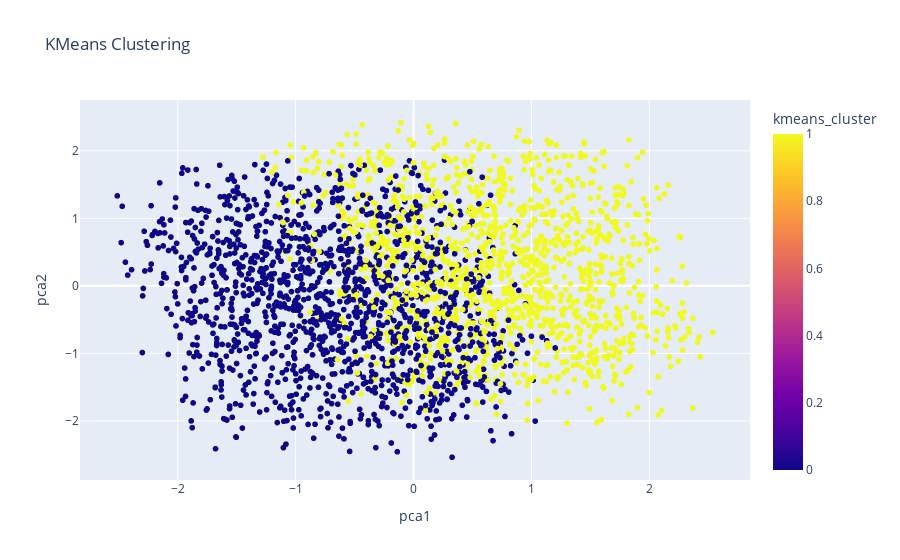
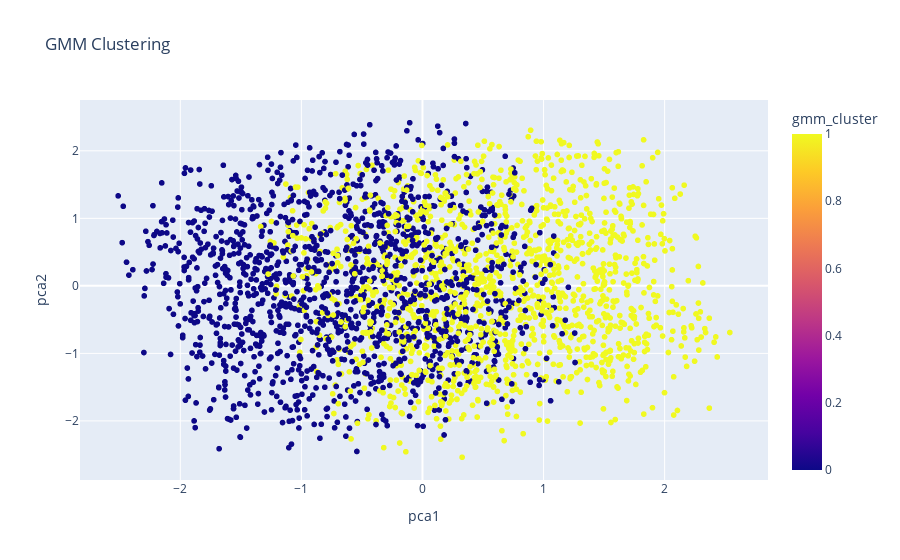
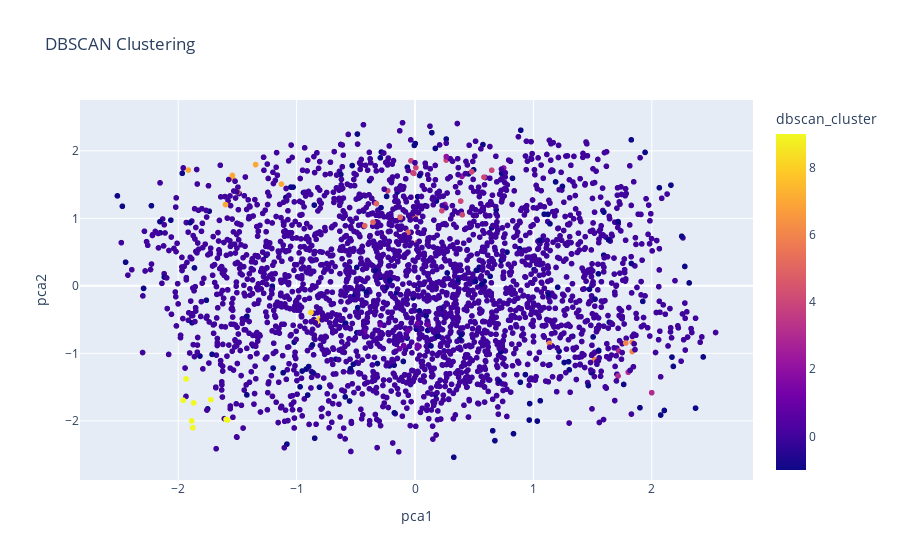
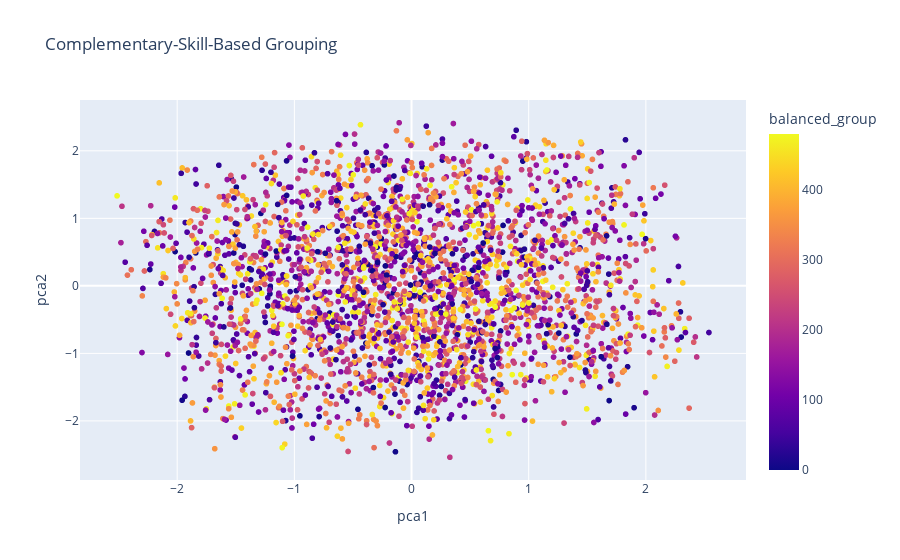

The notebook cell saved with these charts, in order:
### Markdown cell above
### Comparison of Approaches

### Code cell
# --- Visualize Clusters (Approach 1) --- #
pca = PCA(n_components=2)
X_pca = pca.fit_transform(X_scaled)
df['pca1'] = X_pca[:, 0]
df['pca2'] = X_pca[:, 1]

fig_kmeans = px.scatter(df, x='pca1', y='pca2', color='kmeans_cluster', title='KMeans Clustering')
fig_gmm = px.scatter(df, x='pca1', y='pca2', color='gmm_cluster', title='GMM Clustering')
fig_dbscan = px.scatter(df, x='pca1', y='pca2', color='dbscan_cluster', title='DBSCAN Clustering')

fig_kmeans.show()
fig_gmm.show()
fig_dbscan.show()

# --- Visualize Groups (Approach 2) --- #
fig_balanced = px.scatter(df, x='pca1', y='pca2', color='balanced_group', title='Complementary-Skill-Based Grouping')
fig_balanced.show()

### Figure 1 — Plotly figure (JSON) as saved in the notebook; plotly's stock layout.template omitted (floating-point values rounded to 4 significant figures; data arrays with more than 128 entries replaced by an {"elided": "..."} marker saying what was removed)
{"data": [{"hovertemplate": "pca1=%{x}<br>pca2=%{y}<br>kmeans_cluster=%{marker.color}<extra></extra>", "legendgroup": "", "marker": {"color": {"elided": "2880 int values"}, "coloraxis": "coloraxis", "symbol": "circle"}, "mode": "markers", "name": "", "showlegend": false, "type": "scattergl", "x": {"elided": "2880 float values"}, "xaxis": "x", "y": {"elided": "2880 float values"}, "yaxis": "y"}], "layout": {"coloraxis": {"colorbar": {"title": {"text": "kmeans_cluster"}}, "colorscale": [[0, "#0d0887"], [0.1111, "#46039f"], [0.2222, "#7201a8"], [0.3333, "#9c179e"], [0.4444, "#bd3786"], [0.5556, "#d8576b"], [0.6667, "#ed7953"], [0.7778, "#fb9f3a"], [0.8889, "#fdca26"], [1, "#f0f921"]]}, "legend": {"tracegroupgap": 0}, "title": {"text": "KMeans Clustering"}, "xaxis": {"anchor": "y", "domain": [0, 1], "title": {"text": "pca1"}}, "yaxis": {"anchor": "x", "domain": [0, 1], "title": {"text": "pca2"}}}}

### Figure 2 — Plotly figure (JSON) as saved in the notebook; plotly's stock layout.template omitted (floating-point values rounded to 4 significant figures; data arrays with more than 128 entries replaced by an {"elided": "..."} marker saying what was removed)
{"data": [{"hovertemplate": "pca1=%{x}<br>pca2=%{y}<br>gmm_cluster=%{marker.color}<extra></extra>", "legendgroup": "", "marker": {"color": {"elided": "2880 int values"}, "coloraxis": "coloraxis", "symbol": "circle"}, "mode": "markers", "name": "", "showlegend": false, "type": "scattergl", "x": {"elided": "2880 float values"}, "xaxis": "x", "y": {"elided": "2880 float values"}, "yaxis": "y"}], "layout": {"coloraxis": {"colorbar": {"title": {"text": "gmm_cluster"}}, "colorscale": [[0, "#0d0887"], [0.1111, "#46039f"], [0.2222, "#7201a8"], [0.3333, "#9c179e"], [0.4444, "#bd3786"], [0.5556, "#d8576b"], [0.6667, "#ed7953"], [0.7778, "#fb9f3a"], [0.8889, "#fdca26"], [1, "#f0f921"]]}, "legend": {"tracegroupgap": 0}, "title": {"text": "GMM Clustering"}, "xaxis": {"anchor": "y", "domain": [0, 1], "title": {"text": "pca1"}}, "yaxis": {"anchor": "x", "domain": [0, 1], "title": {"text": "pca2"}}}}

### Figure 3 — Plotly figure (JSON) as saved in the notebook; plotly's stock layout.template omitted (floating-point values rounded to 4 significant figures; data arrays with more than 128 entries replaced by an {"elided": "..."} marker saying what was removed)
{"data": [{"hovertemplate": "pca1=%{x}<br>pca2=%{y}<br>dbscan_cluster=%{marker.color}<extra></extra>", "legendgroup": "", "marker": {"color": {"elided": "2880 int values"}, "coloraxis": "coloraxis", "symbol": "circle"}, "mode": "markers", "name": "", "showlegend": false, "type": "scattergl", "x": {"elided": "2880 float values"}, "xaxis": "x", "y": {"elided": "2880 float values"}, "yaxis": "y"}], "layout": {"coloraxis": {"colorbar": {"title": {"text": "dbscan_cluster"}}, "colorscale": [[0, "#0d0887"], [0.1111, "#46039f"], [0.2222, "#7201a8"], [0.3333, "#9c179e"], [0.4444, "#bd3786"], [0.5556, "#d8576b"], [0.6667, "#ed7953"], [0.7778, "#fb9f3a"], [0.8889, "#fdca26"], [1, "#f0f921"]]}, "legend": {"tracegroupgap": 0}, "title": {"text": "DBSCAN Clustering"}, "xaxis": {"anchor": "y", "domain": [0, 1], "title": {"text": "pca1"}}, "yaxis": {"anchor": "x", "domain": [0, 1], "title": {"text": "pca2"}}}}

### Figure 4 — Plotly figure (JSON) as saved in the notebook; plotly's stock layout.template omitted (floating-point values rounded to 4 significant figures; data arrays with more than 128 entries replaced by an {"elided": "..."} marker saying what was removed)
{"data": [{"hovertemplate": "pca1=%{x}<br>pca2=%{y}<br>balanced_group=%{marker.color}<extra></extra>", "legendgroup": "", "marker": {"color": {"elided": "2880 int values"}, "coloraxis": "coloraxis", "symbol": "circle"}, "mode": "markers", "name": "", "showlegend": false, "type": "scattergl", "x": {"elided": "2880 float values"}, "xaxis": "x", "y": {"elided": "2880 float values"}, "yaxis": "y"}], "layout": {"coloraxis": {"colorbar": {"title": {"text": "balanced_group"}}, "colorscale": [[0, "#0d0887"], [0.1111, "#46039f"], [0.2222, "#7201a8"], [0.3333, "#9c179e"], [0.4444, "#bd3786"], [0.5556, "#d8576b"], [0.6667, "#ed7953"], [0.7778, "#fb9f3a"], [0.8889, "#fdca26"], [1, "#f0f921"]]}, "legend": {"tracegroupgap": 0}, "title": {"text": "Complementary-Skill-Based Grouping"}, "xaxis": {"anchor": "y", "domain": [0, 1], "title": {"text": "pca1"}}, "yaxis": {"anchor": "x", "domain": [0, 1], "title": {"text": "pca2"}}}}
